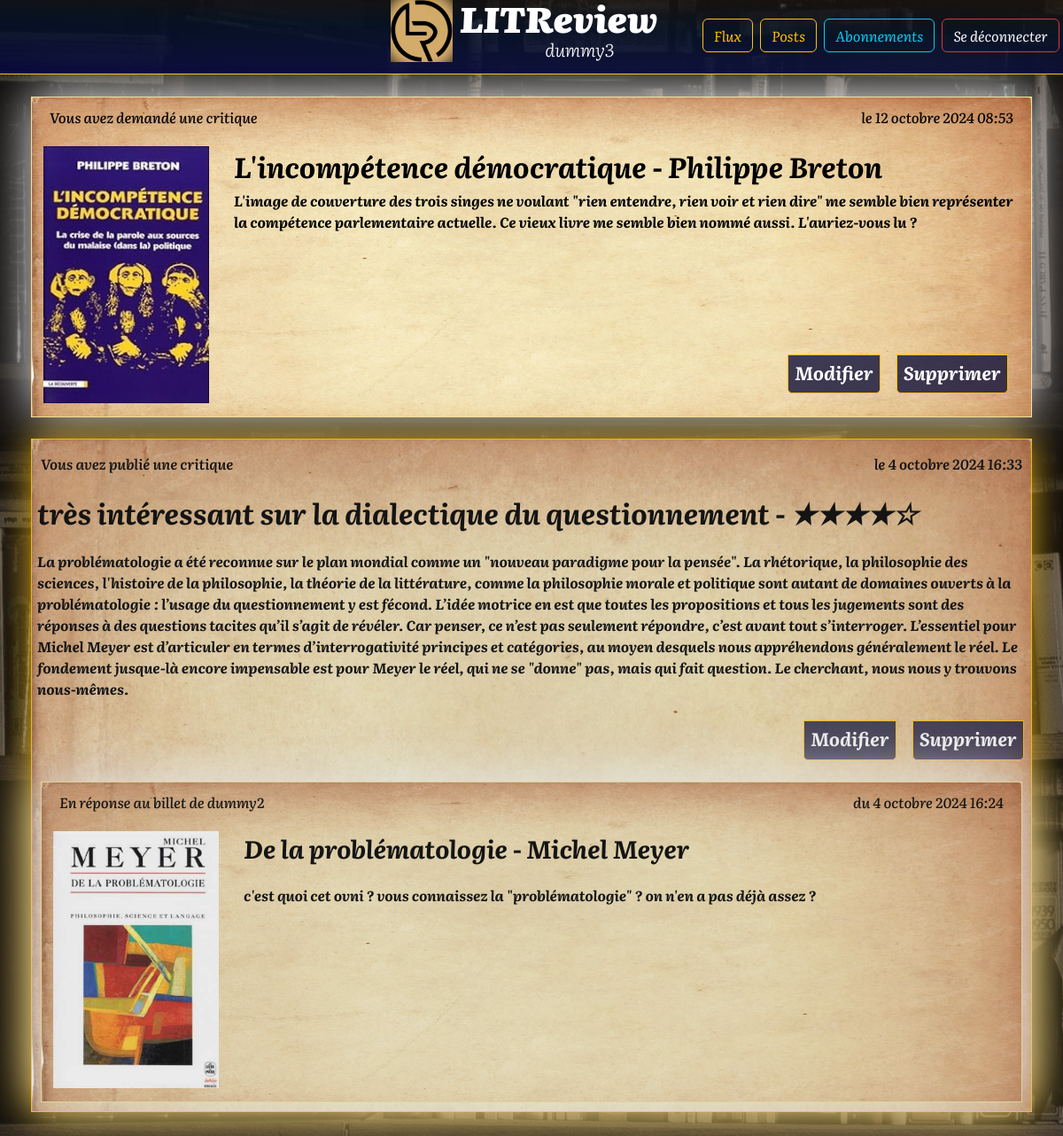
Before: /mesposts/ (signed in) with the older database file.
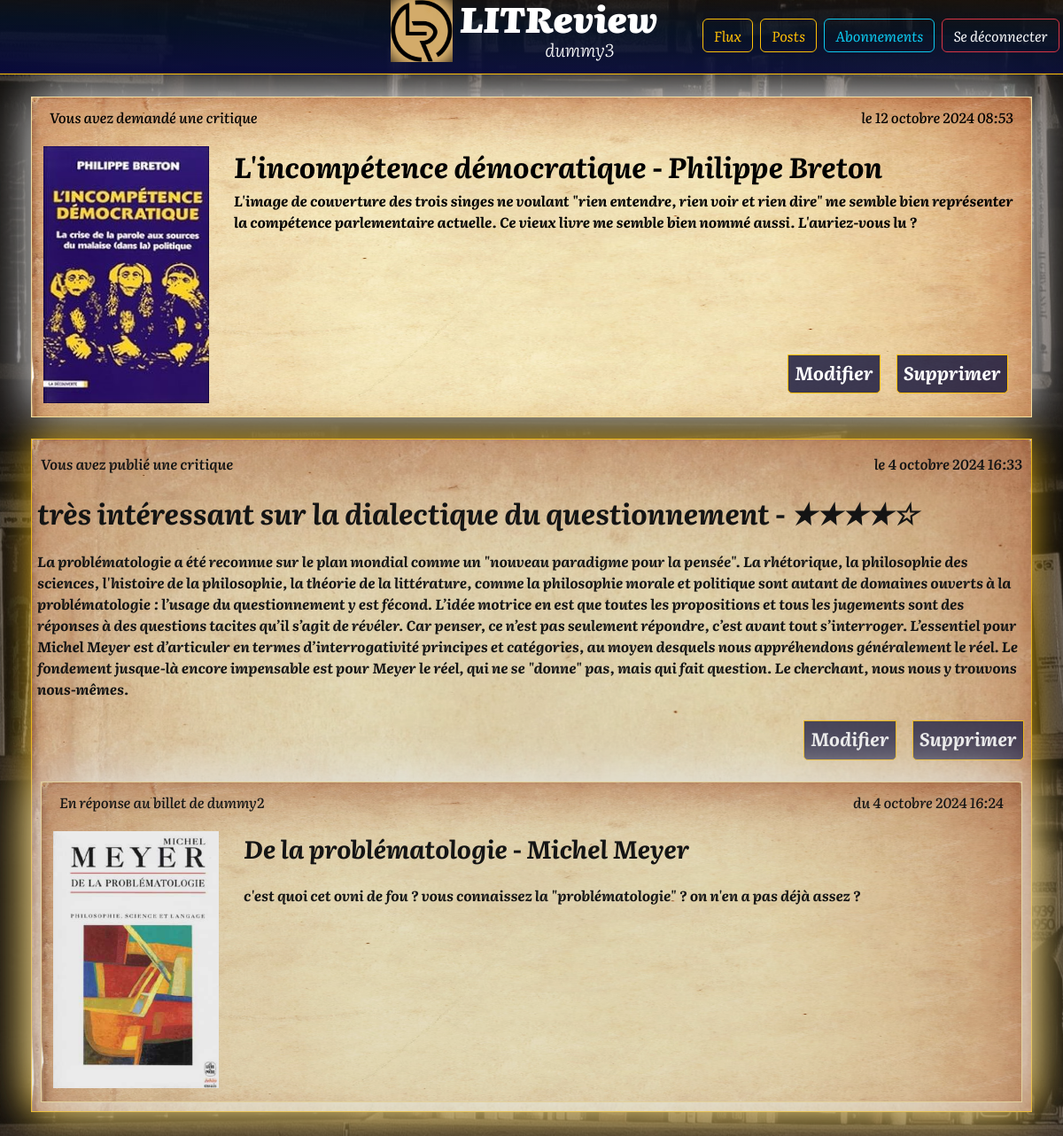
After: the same page with the newer database file.
### blog/models.py (models this page shows, shortened)
class Review(models.Model):
    ticket = models.ForeignKey(to=Ticket, on_delete=models.CASCADE)
    rating = models.PositiveSmallIntegerField(
        validators=[MinValueValidator(0), MaxValueValidator(5)])
    headline = models.CharField(max_length=128)
    body = models.TextField(max_length=2048, blank=True)
    user = models.ForeignKey(to=settings.AUTH_USER_MODEL, on_delete=models.CASCADE)
    time_created = models.DateTimeField(auto_now_add=True)
    class Meta:
        verbose_name = 'Critique'
        verbose_name_plural = 'Toutes les critiques'
        ordering = ['time_created']

class Ticket(models.Model):
    title = models.CharField(
        max_length=128, verbose_name="Titre")  # Titre du livre ou article
    description = models.TextField(
        max_length=1024, verbose_name="Description", blank=True)  # Description du billet
    time_created = models.DateTimeField(
        auto_now_add=True, verbose_name="Date de création") # Date de création/publication
    user = models.ForeignKey(
        to=settings.AUTH_USER_MODEL, on_delete=models.CASCADE) # L'utilisateur qui a créé le billet
    image = models.ImageField(
        null=True, blank=True, verbose_name="image du billet", default='no_image.png') # image du billet
    IMAGE_MAX_FILE_SIZE = 2 * 1024 * 1024  # Limite de taille : 2 MB
    class Meta:
        verbose_name = 'Billet'
        verbose_name_plural = 'Tous les billets'
        ordering = ['-time_created']

### authentication/models.py (models this page shows)
class CustomUser(AbstractUser):
    email = models.EmailField(unique=True)

### blog/views.py (the view)
# urls.py: path('mesposts/', PostsView.as_view(), name='mesposts'),
class PostsView(LoginRequiredMixin, TemplateView):
    template_name = 'blog/mesposts.html'
    def get(self, request):
        user = request.user
        tickets = Ticket.objects.filter(user=user)
        for ticket in tickets:
            ticket.type = 'ticket'
        reviews = Review.objects.filter(user=user)
        for review in reviews:
            review.type = 'review'
            review.star_rating = '★' * review.rating + '☆' * (5 - review.rating)
        mesposts_items = sorted(list(tickets) + list(reviews), key=lambda x: x.time_created, reverse=True)
        context = {
            'mesposts_items': mesposts_items,
        }
        return render(request,'blog/mesposts.html', context)

### blog/templates/blog/mesposts.html (shortened to what this page needs)
{% extends 'base.html' %}
{% load django_bootstrap5 %}
{% load static %}
{% block posts %}
<main class="main-content">
    <div class="tickets-container">
        {% if mesposts_items %}
            {% for item in mesposts_items %}
                {% if item.type == 'ticket' %}
                    {% include 'blog/partials/ticket_mesposts.html' with ticket=item %}
                {% elif item.type == 'review' %}
                    {% include 'blog/partials/review_mesposts.html' with review=item %}
                {% endif %}
            {% endfor %}
        {% else %}
            <p>Aucun billet n'est disponible.</p>
        {% endif %}
    </div>
</main>
{% endblock posts %}

### blog/templates/blog/partials/review_mesposts.html
{% extends 'blog/partials/review_flux.html' %}
{% load django_bootstrap5 %}
{% load static %}
{% block content %}
    {% if item.type == 'review' %}
        <a href="{% url 'blog:modifier_critique' review_id=item.id %}"
        class="critique-link literata-300 mt-2 ms-2 mb-2"
        aria-label="modifier votre critique de '{{ review.ticket.title }}'">Modifier</a>
        <a href="#" class="critique-link literata-300 mt-2 ms-2 mb-2 btn-danger"
        data-bs-toggle="modal" data-bs-target="#deleteModal"
        data-url="{% url 'blog:supprimer_post' item.type item.id %}"
        aria-label="supprimer votre critique de '{{ review.ticket.title }}'">Supprimer</a>
    {% endif %}
{% endblock content %}

### blog/templates/blog/partials/review_flux.html
<div class="critique-box d-flex flex-column mb-4">
    <div class="row literata-600">
        {% if review.user == request.user %}
            <p class="col text-start">Vous avez publié une critique</p>
        {% else %}
            <p class="col text-start">{{ review.user.username }} a publié une critique</p>
        {% endif %}
        <p class="col text-end">le {{ review.time_created }}</p>
    </div>
    <div class="d-flex row gap-4 flex-grow-1">
        <div class="col m-0 m-lg-1 p-lg-1 d-flex flex-column">
            <div class="row">
                <h2 class="col text-start row-gap-2 literata-700 pb-3">{{ review.headline }} - {{ review.star_rating }}</h2>
                <p class="text-start literata-700 flex-grow-1">{{ review.body }}</p>
                <div class="d-flex justify-content-end align-content-end pe-1">
                    {% block content %}
                    {% endblock content %}
                </div>
            </div>
        </div>
    </div>
    <div class="mt-2 billet-box">
        <div class="d-flex flex-column">
            <div class="row literata-500">
                {% if review.ticket.user == request.user %}
                <p class="col text-start">En réponse à votre billet </p>
                {% else %}
                <p class="col text-start">En réponse au billet de {{ review.ticket.user.username }}</p>
                {% endif %}
                <p class="col text-end" aria-label="date de publication">du {{ review.ticket.time_created }}</p>
            </div>
            <div class="d-flex row gap-1 row-gap-1 flex-grow-1">
                {% if review.ticket.image %}
                    <img src="{{ review.ticket.image.url }}" class="m-0 me-lg-2 pe-lg-2 image-ticket" alt="Image de {{review.ticket.title}}">
                {% endif %}
                <div class="d-flex flex-column col-sm m-0 m-lg-1 p-lg-1">
                    <h3 class="text-start literata-700 pb-3">{{ review.ticket.title }}</h3>
                    <p class="text-start literata-700 flex-grow-1">{{ review.ticket.description }}</p>
                </div>
            </div>
        </div>
    </div>
</div>

Changed rows visible on the page:
changed through a linked row, Review "très intéressant sur la dialectique du questionnement": ticket.description "c'est quoi cet ovni ? vous connaissez la \"problématologie\" ? on n'en a pas déjà assez ?" → "c'est quoi cet ovni de fou ? vous connaissez la \"problématologie\" ? on n'en a pas déjà assez ?"
